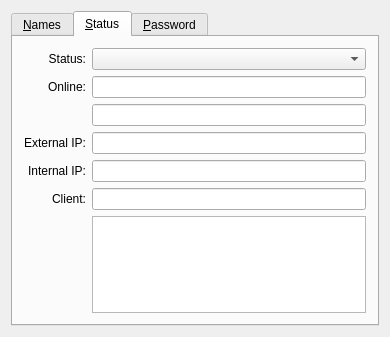
<?xml version="1.0" encoding="UTF-8"?>
<ui version="4.0">
 <class>MainInfo</class>
 <widget class="QWidget" name="MainInfo">
  <property name="geometry">
   <rect>
    <x>0</x>
    <y>0</y>
    <width>390</width>
    <height>337</height>
   </rect>
  </property>
  <property name="windowTitle">
   <string>Form5</string>
  </property>
  <layout class="QVBoxLayout">
   <property name="spacing">
    <number>6</number>
   </property>
   <property name="margin">
    <number>11</number>
   </property>
   <item>
    <widget class="QTabWidget" name="tabWnd">
     <property name="currentIndex">
      <number>1</number>
     </property>
     <widget class="QWidget" name="tab">
      <attribute name="title">
       <string>&amp;Names</string>
      </attribute>
      <layout class="QGridLayout">
       <property name="margin">
        <number>11</number>
       </property>
       <property name="spacing">
        <number>6</number>
       </property>
       <item row="4" column="0">
        <widget class="QLabel" name="lblLast">
         <property name="font">
          <font/>
         </property>
         <property name="text">
          <string>Last Name:</string>
         </property>
         <property name="alignment">
          <set>Qt::AlignRight|Qt::AlignTrailing|Qt::AlignVCenter</set>
         </property>
         <property name="wordWrap">
          <bool>false</bool>
         </property>
        </widget>
       </item>
       <item row="5" column="1">
        <widget class="QLineEdit" name="edtNick"/>
       </item>
       <item row="3" column="1">
        <widget class="QLineEdit" name="edtFirst"/>
       </item>
       <item row="0" column="0">
        <widget class="QLabel" name="lblUin">
         <property name="font">
          <font>
           <weight>75</weight>
           <bold>true</bold>
          </font>
         </property>
         <property name="text">
          <string>Uin:</string>
         </property>
         <property name="alignment">
          <set>Qt::AlignRight|Qt::AlignTrailing|Qt::AlignVCenter</set>
         </property>
         <property name="wordWrap">
          <bool>false</bool>
         </property>
        </widget>
       </item>
       <item row="5" column="0">
        <widget class="QLabel" name="TextLabel30">
         <property name="text">
          <string>Nick:</string>
         </property>
         <property name="alignment">
          <set>Qt::AlignRight|Qt::AlignTrailing|Qt::AlignVCenter</set>
         </property>
         <property name="wordWrap">
          <bool>false</bool>
         </property>
        </widget>
       </item>
       <item row="4" column="1">
        <widget class="QLineEdit" name="edtLast"/>
       </item>
       <item row="1" column="0" colspan="2">
        <widget class="Line" name="lineDiv">
         <property name="sizePolicy">
          <sizepolicy hsizetype="Minimum" vsizetype="Fixed">
           <horstretch>0</horstretch>
           <verstretch>0</verstretch>
          </sizepolicy>
         </property>
         <property name="palette">
          <palette>
           <active>
            <colorrole role="WindowText">
             <brush brushstyle="SolidPattern">
              <color alpha="255">
               <red>0</red>
               <green>0</green>
               <blue>0</blue>
              </color>
             </brush>
            </colorrole>
            <colorrole role="Button">
             <brush brushstyle="SolidPattern">
              <color alpha="255">
               <red>192</red>
               <green>192</green>
               <blue>192</blue>
              </color>
             </brush>
            </colorrole>
            <colorrole role="Light">
             <brush brushstyle="SolidPattern">
              <color alpha="255">
               <red>255</red>
               <green>255</green>
               <blue>255</blue>
              </color>
             </brush>
            </colorrole>
            <colorrole role="Midlight">
             <brush brushstyle="SolidPattern">
              <color alpha="255">
               <red>223</red>
               <green>223</green>
               <blue>223</blue>
              </color>
             </brush>
            </colorrole>
            <colorrole role="Dark">
             <brush brushstyle="SolidPattern">
              <color alpha="255">
               <red>96</red>
               <green>96</green>
               <blue>96</blue>
              </color>
             </brush>
            </colorrole>
            <colorrole role="Mid">
             <brush brushstyle="SolidPattern">
              <color alpha="255">
               <red>128</red>
               <green>128</green>
               <blue>128</blue>
              </color>
             </brush>
            </colorrole>
            <colorrole role="Text">
             <brush brushstyle="SolidPattern">
              <color alpha="255">
               <red>0</red>
               <green>0</green>
               <blue>0</blue>
              </color>
             </brush>
            </colorrole>
            <colorrole role="BrightText">
             <brush brushstyle="SolidPattern">
              <color alpha="255">
               <red>255</red>
               <green>255</green>
               <blue>255</blue>
              </color>
             </brush>
            </colorrole>
            <colorrole role="ButtonText">
             <brush brushstyle="SolidPattern">
              <color alpha="255">
               <red>0</red>
               <green>0</green>
               <blue>0</blue>
              </color>
             </brush>
            </colorrole>
            <colorrole role="Base">
             <brush brushstyle="SolidPattern">
              <color alpha="255">
               <red>255</red>
               <green>255</green>
               <blue>255</blue>
              </color>
             </brush>
            </colorrole>
            <colorrole role="Window">
             <brush brushstyle="SolidPattern">
              <color alpha="255">
               <red>192</red>
               <green>192</green>
               <blue>192</blue>
              </color>
             </brush>
            </colorrole>
            <colorrole role="Shadow">
             <brush brushstyle="SolidPattern">
              <color alpha="255">
               <red>0</red>
               <green>0</green>
               <blue>0</blue>
              </color>
             </brush>
            </colorrole>
            <colorrole role="Highlight">
             <brush brushstyle="SolidPattern">
              <color alpha="255">
               <red>0</red>
               <green>0</green>
               <blue>128</blue>
              </color>
             </brush>
            </colorrole>
            <colorrole role="HighlightedText">
             <brush brushstyle="SolidPattern">
              <color alpha="255">
               <red>255</red>
               <green>255</green>
               <blue>255</blue>
              </color>
             </brush>
            </colorrole>
           </active>
           <inactive>
            <colorrole role="WindowText">
             <brush brushstyle="SolidPattern">
              <color alpha="255">
               <red>0</red>
               <green>0</green>
               <blue>0</blue>
              </color>
             </brush>
            </colorrole>
            <colorrole role="Button">
             <brush brushstyle="SolidPattern">
              <color alpha="255">
               <red>192</red>
               <green>192</green>
               <blue>192</blue>
              </color>
             </brush>
            </colorrole>
            <colorrole role="Light">
             <brush brushstyle="SolidPattern">
              <color alpha="255">
               <red>255</red>
               <green>255</green>
               <blue>255</blue>
              </color>
             </brush>
            </colorrole>
            <colorrole role="Midlight">
             <brush brushstyle="SolidPattern">
              <color alpha="255">
               <red>220</red>
               <green>220</green>
               <blue>220</blue>
              </color>
             </brush>
            </colorrole>
            <colorrole role="Dark">
             <brush brushstyle="SolidPattern">
              <color alpha="255">
               <red>96</red>
               <green>96</green>
               <blue>96</blue>
              </color>
             </brush>
            </colorrole>
            <colorrole role="Mid">
             <brush brushstyle="SolidPattern">
              <color alpha="255">
               <red>128</red>
               <green>128</green>
               <blue>128</blue>
              </color>
             </brush>
            </colorrole>
            <colorrole role="Text">
             <brush brushstyle="SolidPattern">
              <color alpha="255">
               <red>0</red>
               <green>0</green>
               <blue>0</blue>
              </color>
             </brush>
            </colorrole>
            <colorrole role="BrightText">
             <brush brushstyle="SolidPattern">
              <color alpha="255">
               <red>255</red>
               <green>255</green>
               <blue>255</blue>
              </color>
             </brush>
            </colorrole>
            <colorrole role="ButtonText">
             <brush brushstyle="SolidPattern">
              <color alpha="255">
               <red>0</red>
               <green>0</green>
               <blue>0</blue>
              </color>
             </brush>
            </colorrole>
            <colorrole role="Base">
             <brush brushstyle="SolidPattern">
              <color alpha="255">
               <red>255</red>
               <green>255</green>
               <blue>255</blue>
              </color>
             </brush>
            </colorrole>
            <colorrole role="Window">
             <brush brushstyle="SolidPattern">
              <color alpha="255">
               <red>192</red>
               <green>192</green>
               <blue>192</blue>
              </color>
             </brush>
            </colorrole>
            <colorrole role="Shadow">
             <brush brushstyle="SolidPattern">
              <color alpha="255">
               <red>0</red>
               <green>0</green>
               <blue>0</blue>
              </color>
             </brush>
            </colorrole>
            <colorrole role="Highlight">
             <brush brushstyle="SolidPattern">
              <color alpha="255">
               <red>0</red>
               <green>0</green>
               <blue>128</blue>
              </color>
             </brush>
            </colorrole>
            <colorrole role="HighlightedText">
             <brush brushstyle="SolidPattern">
              <color alpha="255">
               <red>255</red>
               <green>255</green>
               <blue>255</blue>
              </color>
             </brush>
            </colorrole>
           </inactive>
           <disabled>
            <colorrole role="WindowText">
             <brush brushstyle="SolidPattern">
              <color alpha="255">
               <red>128</red>
               <green>128</green>
               <blue>128</blue>
              </color>
             </brush>
            </colorrole>
            <colorrole role="Button">
             <brush brushstyle="SolidPattern">
              <color alpha="255">
               <red>192</red>
               <green>192</green>
               <blue>192</blue>
              </color>
             </brush>
            </colorrole>
            <colorrole role="Light">
             <brush brushstyle="SolidPattern">
              <color alpha="255">
               <red>255</red>
               <green>255</green>
               <blue>255</blue>
              </color>
             </brush>
            </colorrole>
            <colorrole role="Midlight">
             <brush brushstyle="SolidPattern">
              <color alpha="255">
               <red>220</red>
               <green>220</green>
               <blue>220</blue>
              </color>
             </brush>
            </colorrole>
            <colorrole role="Dark">
             <brush brushstyle="SolidPattern">
              <color alpha="255">
               <red>96</red>
               <green>96</green>
               <blue>96</blue>
              </color>
             </brush>
            </colorrole>
            <colorrole role="Mid">
             <brush brushstyle="SolidPattern">
              <color alpha="255">
               <red>128</red>
               <green>128</green>
               <blue>128</blue>
              </color>
             </brush>
            </colorrole>
            <colorrole role="Text">
             <brush brushstyle="SolidPattern">
              <color alpha="255">
               <red>128</red>
               <green>128</green>
               <blue>128</blue>
              </color>
             </brush>
            </colorrole>
            <colorrole role="BrightText">
             <brush brushstyle="SolidPattern">
              <color alpha="255">
               <red>255</red>
               <green>255</green>
               <blue>255</blue>
              </color>
             </brush>
            </colorrole>
            <colorrole role="ButtonText">
             <brush brushstyle="SolidPattern">
              <color alpha="255">
               <red>128</red>
               <green>128</green>
               <blue>128</blue>
              </color>
             </brush>
            </colorrole>
            <colorrole role="Base">
             <brush brushstyle="SolidPattern">
              <color alpha="255">
               <red>255</red>
               <green>255</green>
               <blue>255</blue>
              </color>
             </brush>
            </colorrole>
            <colorrole role="Window">
             <brush brushstyle="SolidPattern">
              <color alpha="255">
               <red>192</red>
               <green>192</green>
               <blue>192</blue>
              </color>
             </brush>
            </colorrole>
            <colorrole role="Shadow">
             <brush brushstyle="SolidPattern">
              <color alpha="255">
               <red>0</red>
               <green>0</green>
               <blue>0</blue>
              </color>
             </brush>
            </colorrole>
            <colorrole role="Highlight">
             <brush brushstyle="SolidPattern">
              <color alpha="255">
               <red>0</red>
               <green>0</green>
               <blue>128</blue>
              </color>
             </brush>
            </colorrole>
            <colorrole role="HighlightedText">
             <brush brushstyle="SolidPattern">
              <color alpha="255">
               <red>255</red>
               <green>255</green>
               <blue>255</blue>
              </color>
             </brush>
            </colorrole>
           </disabled>
          </palette>
         </property>
         <property name="frameShape">
          <enum>QFrame::HLine</enum>
         </property>
         <property name="frameShadow">
          <enum>QFrame::Sunken</enum>
         </property>
        </widget>
       </item>
       <item row="0" column="1">
        <layout class="QHBoxLayout">
         <property name="spacing">
          <number>6</number>
         </property>
         <property name="margin">
          <number>0</number>
         </property>
         <item>
          <widget class="QLineEdit" name="edtUin">
           <property name="font">
            <font>
             <weight>75</weight>
             <bold>true</bold>
            </font>
           </property>
          </widget>
         </item>
         <item>
          <spacer name="Spacer26">
           <property name="orientation">
            <enum>Qt::Horizontal</enum>
           </property>
           <property name="sizeType">
            <enum>QSizePolicy::Expanding</enum>
           </property>
           <property name="sizeHint" stdset="0">
            <size>
             <width>20</width>
             <height>20</height>
            </size>
           </property>
          </spacer>
         </item>
        </layout>
       </item>
       <item row="2" column="0" rowspan="2">
        <widget class="QLabel" name="lblFirst">
         <property name="text">
          <string>First Name:</string>
         </property>
         <property name="alignment">
          <set>Qt::AlignRight|Qt::AlignTrailing|Qt::AlignVCenter</set>
         </property>
         <property name="wordWrap">
          <bool>false</bool>
         </property>
        </widget>
       </item>
       <item row="6" column="0" colspan="2">
        <widget class="Line" name="Line2">
         <property name="sizePolicy">
          <sizepolicy hsizetype="Minimum" vsizetype="Fixed">
           <horstretch>0</horstretch>
           <verstretch>0</verstretch>
          </sizepolicy>
         </property>
        </widget>
       </item>
       <item row="10" column="1">
        <spacer name="Spacer7">
         <property name="orientation">
          <enum>Qt::Vertical</enum>
         </property>
         <property name="sizeType">
          <enum>QSizePolicy::Expanding</enum>
         </property>
         <property name="sizeHint" stdset="0">
          <size>
           <width>20</width>
           <height>20</height>
          </size>
         </property>
        </spacer>
       </item>
       <item row="8" column="0" colspan="2">
        <widget class="QLabel" name="lblRandom">
         <property name="text">
          <string>Random chat group:</string>
         </property>
         <property name="wordWrap">
          <bool>false</bool>
         </property>
        </widget>
       </item>
       <item row="9" column="0" colspan="2">
        <widget class="QComboBox" name="cmbRandom"/>
       </item>
      </layout>
     </widget>
     <widget class="QWidget" name="tab">
      <attribute name="title">
       <string>&amp;Status</string>
      </attribute>
      <layout class="QGridLayout">
       <property name="margin">
        <number>11</number>
       </property>
       <property name="spacing">
        <number>6</number>
       </property>
       <item row="0" column="0">
        <widget class="QLabel" name="TextLabel1_3">
         <property name="text">
          <string>Status:</string>
         </property>
         <property name="alignment">
          <set>Qt::AlignRight|Qt::AlignTrailing|Qt::AlignVCenter</set>
         </property>
         <property name="wordWrap">
          <bool>false</bool>
         </property>
        </widget>
       </item>
       <item row="0" column="1">
        <widget class="QComboBox" name="cmbStatus"/>
       </item>
       <item row="1" column="0">
        <widget class="QLabel" name="lblOnline">
         <property name="text">
          <string>Online:</string>
         </property>
         <property name="alignment">
          <set>Qt::AlignRight|Qt::AlignTrailing|Qt::AlignVCenter</set>
         </property>
         <property name="wordWrap">
          <bool>false</bool>
         </property>
        </widget>
       </item>
       <item row="1" column="1">
        <widget class="QLineEdit" name="edtOnline"/>
       </item>
       <item row="2" column="0">
        <widget class="QLabel" name="lblNA">
         <property name="text">
          <string/>
         </property>
         <property name="alignment">
          <set>Qt::AlignRight|Qt::AlignTrailing|Qt::AlignVCenter</set>
         </property>
         <property name="wordWrap">
          <bool>false</bool>
         </property>
        </widget>
       </item>
       <item row="2" column="1">
        <widget class="QLineEdit" name="edtNA">
         <property name="font">
          <font/>
         </property>
        </widget>
       </item>
       <item row="3" column="0">
        <widget class="QLabel" name="lblExtIP">
         <property name="text">
          <string>External IP:</string>
         </property>
         <property name="alignment">
          <set>Qt::AlignRight|Qt::AlignTrailing|Qt::AlignVCenter</set>
         </property>
         <property name="wordWrap">
          <bool>false</bool>
         </property>
        </widget>
       </item>
       <item row="3" column="1">
        <widget class="QLineEdit" name="edtExtIP"/>
       </item>
       <item row="4" column="0">
        <widget class="QLabel" name="lblIntIP">
         <property name="text">
          <string>Internal IP:</string>
         </property>
         <property name="alignment">
          <set>Qt::AlignRight|Qt::AlignTrailing|Qt::AlignVCenter</set>
         </property>
         <property name="wordWrap">
          <bool>false</bool>
         </property>
        </widget>
       </item>
       <item row="4" column="1">
        <widget class="QLineEdit" name="edtIntIP"/>
       </item>
       <item row="5" column="0">
        <widget class="QLabel" name="lblClient">
         <property name="text">
          <string>Client:</string>
         </property>
         <property name="alignment">
          <set>Qt::AlignRight|Qt::AlignTrailing|Qt::AlignVCenter</set>
         </property>
         <property name="wordWrap">
          <bool>false</bool>
         </property>
        </widget>
       </item>
       <item row="5" column="1">
        <widget class="QLineEdit" name="edtClient"/>
       </item>
       <item row="7" column="1">
        <spacer name="Spacer6_2">
         <property name="orientation">
          <enum>Qt::Vertical</enum>
         </property>
         <property name="sizeType">
          <enum>QSizePolicy::Expanding</enum>
         </property>
         <property name="sizeHint" stdset="0">
          <size>
           <width>20</width>
           <height>20</height>
          </size>
         </property>
        </spacer>
       </item>
       <item row="6" column="1">
        <widget class="QPlainTextEdit" name="edtAutoReply"/>
       </item>
      </layout>
     </widget>
     <widget class="QWidget" name="password">
      <attribute name="title">
       <string>&amp;Password</string>
      </attribute>
      <layout class="QGridLayout">
       <property name="margin">
        <number>11</number>
       </property>
       <property name="spacing">
        <number>6</number>
       </property>
       <item row="2" column="0">
        <widget class="QLabel" name="TextLabel2">
         <property name="text">
          <string>New password:</string>
         </property>
         <property name="alignment">
          <set>Qt::AlignRight|Qt::AlignTrailing|Qt::AlignVCenter</set>
         </property>
         <property name="wordWrap">
          <bool>false</bool>
         </property>
        </widget>
       </item>
       <item row="0" column="1">
        <widget class="QLineEdit" name="edtCurrent">
         <property name="echoMode">
          <enum>QLineEdit::Password</enum>
         </property>
        </widget>
       </item>
       <item row="3" column="1">
        <widget class="QLineEdit" name="edtPswd2">
         <property name="echoMode">
          <enum>QLineEdit::Password</enum>
         </property>
        </widget>
       </item>
       <item row="3" column="0">
        <widget class="QLabel" name="TextLabel3">
         <property name="text">
          <string>Retype new password:</string>
         </property>
         <property name="alignment">
          <set>Qt::AlignRight|Qt::AlignTrailing|Qt::AlignVCenter</set>
         </property>
         <property name="wordWrap">
          <bool>false</bool>
         </property>
        </widget>
       </item>
       <item row="0" column="0">
        <widget class="QLabel" name="TextLabel1">
         <property name="text">
          <string>Current password:</string>
         </property>
         <property name="alignment">
          <set>Qt::AlignRight|Qt::AlignTrailing|Qt::AlignVCenter</set>
         </property>
         <property name="wordWrap">
          <bool>false</bool>
         </property>
        </widget>
       </item>
       <item row="4" column="0">
        <spacer name="Spacer6">
         <property name="orientation">
          <enum>Qt::Vertical</enum>
         </property>
         <property name="sizeType">
          <enum>QSizePolicy::Expanding</enum>
         </property>
         <property name="sizeHint" stdset="0">
          <size>
           <width>20</width>
           <height>20</height>
          </size>
         </property>
        </spacer>
       </item>
       <item row="1" column="0" colspan="2">
        <widget class="Line" name="Line2_2">
         <property name="frameShape">
          <enum>QFrame::HLine</enum>
         </property>
         <property name="frameShadow">
          <enum>QFrame::Sunken</enum>
         </property>
        </widget>
       </item>
       <item row="2" column="1">
        <widget class="QLineEdit" name="edtPswd1">
         <property name="echoMode">
          <enum>QLineEdit::Password</enum>
         </property>
        </widget>
       </item>
      </layout>
     </widget>
    </widget>
   </item>
  </layout>
 </widget>
 <tabstops>
  <tabstop>tabWnd</tabstop>
  <tabstop>edtUin</tabstop>
  <tabstop>edtFirst</tabstop>
  <tabstop>edtLast</tabstop>
  <tabstop>edtNick</tabstop>
  <tabstop>cmbRandom</tabstop>
  <tabstop>cmbStatus</tabstop>
  <tabstop>edtOnline</tabstop>
  <tabstop>edtNA</tabstop>
  <tabstop>edtExtIP</tabstop>
  <tabstop>edtIntIP</tabstop>
  <tabstop>edtClient</tabstop>
 </tabstops>
 <resources/>
 <connections/>
</ui>
